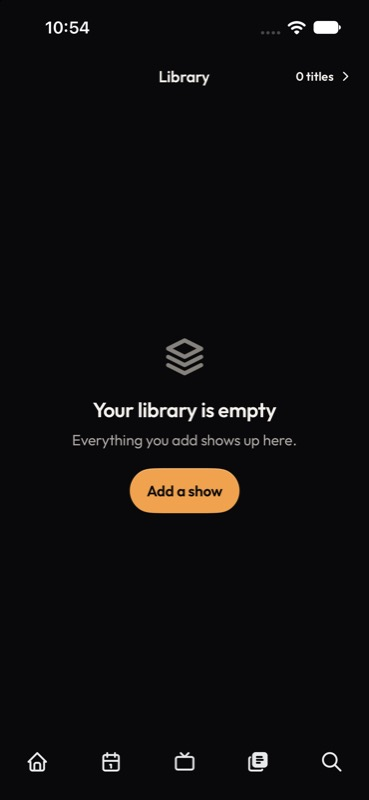
#> input picture design/artwork-2026-10-02/scout/01-library-empty-before.jpg, 369 x 800 px; the run also reads 1 picture not shown here
$ python make-review.py
#> lines starting #> are read from the running program, lines starting #| are printed output that depends on the picture
"""Arrange exact native screenshots for visual review; does not repaint any app UI."""
from pathlib import Path
from PIL import Image, ImageDraw, ImageFont

HERE = Path(__file__).resolve().parent
FONT = "/System/Library/Fonts/Supplemental/Arial.ttf"
REGULAR = ImageFont.truetype(FONT, 19)
SMALL = ImageFont.truetype(FONT, 15)
BOLD = ImageFont.truetype("/System/Library/Fonts/Supplemental/Arial Bold.ttf", 21)

def board(items, columns, width, name):
    shot_h = round(width * 800 / 369)
    gap, header, foot, top = 22, 84, 16, 70
    rows = (len(items) + columns - 1) // columns
    canvas = Image.new("RGB", (gap + columns * (width + gap), top + rows * (header + shot_h + foot)), "#171719")
    draw = ImageDraw.Draw(canvas)
    draw.text((gap, 22), name, font=BOLD, fill="#F5F2EA")
    for i, (file, title, note) in enumerate(items):
        x = gap + (i % columns) * (width + gap)
        y = top + (i // columns) * (header + shot_h + foot)
        draw.text((x, y), title, font=REGULAR, fill="#F5F2EA")
        draw.text((x, y + 29), note, font=SMALL, fill="#B5B1AA")
        shot = Image.open(HERE / file)
        shot = shot.resize((width, shot_h), Image.Resampling.LANCZOS)
        canvas.paste(shot, (x, y + header))
    return canvas

board([
    ("01-library-empty-before.jpg", "Before", "Existing empty Library"),
    ("12-library-empty-after.jpg", "After", "Small original illustration"),
], 2, 369, "Previously. — native Library example").save(HERE / "library-before-after.jpg", quality=94)
#> in board, shot is the input picture: PIL image 369x800 RGB; mean R, G, B 15.1, 14, 14.7
#> in board, `canvas.paste(shot, (x, y + header))`:
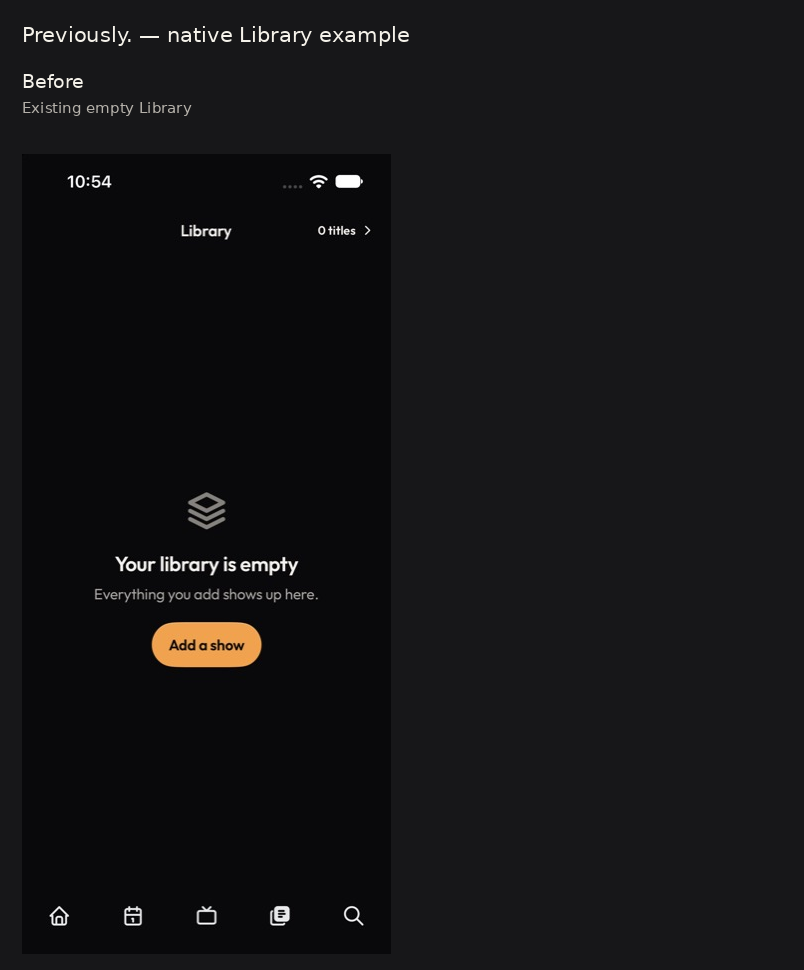
#> canvas: PIL image 804x970 RGB; mean R, G, B 20.6, 20.2, 21.7
#> pass 2 of the loop in board, `for i, (file, title, note) in enumerate(items):`:
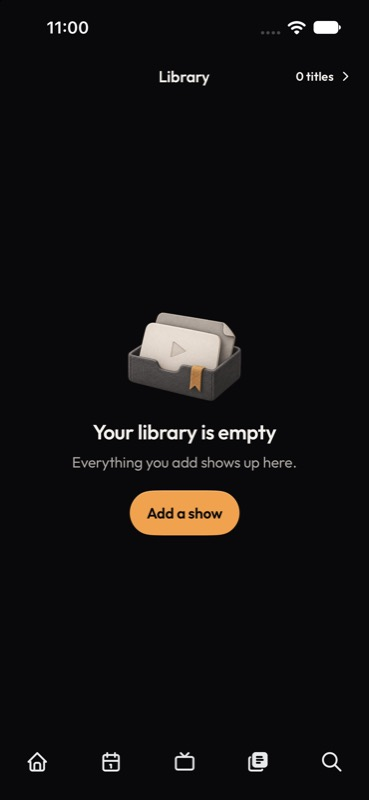
#> input picture design/artwork-2026-10-02/scout/12-library-empty-after.jpg, 369 x 800 px
#> in board, shot is the input picture: PIL image 369x800 RGB; mean R, G, B 18.3, 16.9, 17.5

board([
    ("12-library-empty-after.jpg", "Previous direction", "Cream cards and fabric"),
    ("15-library-flap-v2.jpg", "Theme revision", "Graphite split-flap panels"),
], 2, 369, "Previously. — artwork theme revision").save(HERE / "library-theme-v2.jpg", quality=94)
#> call 2 of board, with columns = 2, width = 369, name = 'Previously. — artwork theme revision'
#> in board (call 2), `shot_h = round(width * 800 / 369)`: shot_h = 800
#> in board (call 2), `rows = (len(items) + columns - 1) // columns`: rows = 1
#> in board (call 2), `x = gap + (i % columns) * (width + gap)`: x = 22
#> in board (call 2), `y = top + (i // columns) * (header + shot_h + foot)`: y = 70
#> in board (call 2), `canvas.paste(shot, (x, y + header))`:
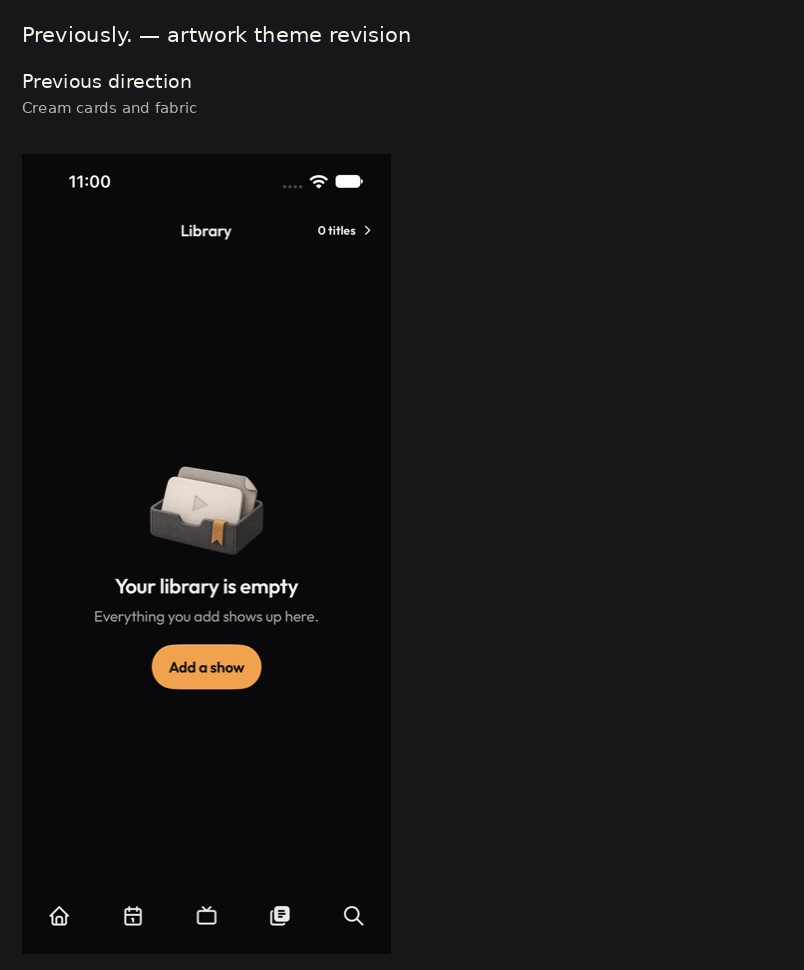
#> canvas: PIL image 804x970 RGB; mean R, G, B 21.9, 21.4, 22.8
#> pass 2 of the loop in board, `for i, (file, title, note) in enumerate(items):`:
#> x = 413

board([
    ("01-library-empty-before.jpg", "Original Library", "Existing stack glyph"),
    ("15-library-flap-v2.jpg", "Current local example", "Small cinema-frame illustration"),
], 2, 369, "Previously. — current native Library example").save(HERE / "library-native-v2.jpg", quality=94)
#> pass 2 of the loop in board, `for i, (file, title, note) in enumerate(items):`:

board([
    ("01-library-empty-before.jpg", "1. Empty Library", "Best fit — implemented"),
    ("02-schedule-empty-before.jpg", "2. Empty Schedule", "Secondary — small cue only"),
    ("03-home-empty.jpg", "3. Empty Home", "Optional — smaller, quieter"),
    ("04-home-populated.jpg", "4. Home with shows", "Show artwork already fills it"),
    ("05-library-populated.jpg", "5. Library with shows", "Shelves already carry character"),
    ("06-schedule-populated.jpg", "6. Schedule with shows", "Existing hero owns the moment"),
    ("07-feed.jpg", "7. Feed", "Let posts keep attention"),
    ("09-discover.jpg", "8. Discover", "Keep browsing focused"),
    ("08-profile.jpg", "9. Profile", "Own library art is personal"),
    ("10-discover-genres.jpg", "10. Genres", "Existing art already abundant"),
    ("11-show-detail.jpg", "11. Show detail", "Artwork belongs to the show"),
    ("13-library-accessibility.jpg", "12. Larger text", "Simpler layout; art omitted"),
], 3, 260, "Previously. — visual artwork scout").save(HERE / "screen-scout.jpg", quality=94)
#> call 4 of board, with columns = 3, width = 260, name = 'Previously. — visual artwork scout'
#> in board (call 4), `shot_h = round(width * 800 / 369)`: shot_h = 564
#> in board (call 4), `rows = (len(items) + columns - 1) // columns`: rows = 4
#> in board (call 4), `x = gap + (i % columns) * (width + gap)`: x = 22
#> in board (call 4), `canvas.paste(shot, (x, y + header))`:
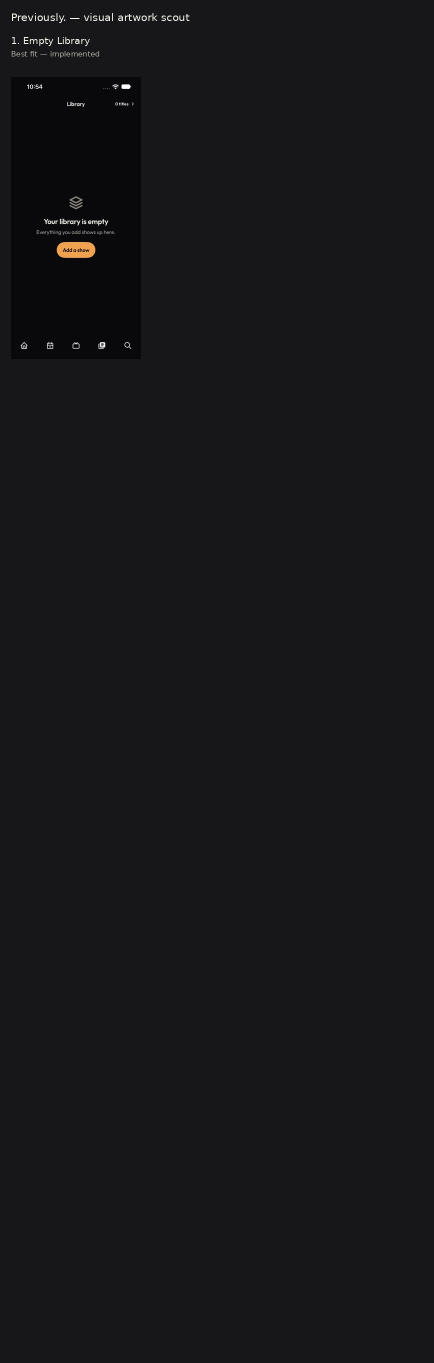
#> canvas: PIL image 868x2726 RGB (shown at 1/2 size); mean R, G, B 22.7, 22.7, 24.6
#> pass 2 of the loop in board, `for i, (file, title, note) in enumerate(items):`:
#> x = 304
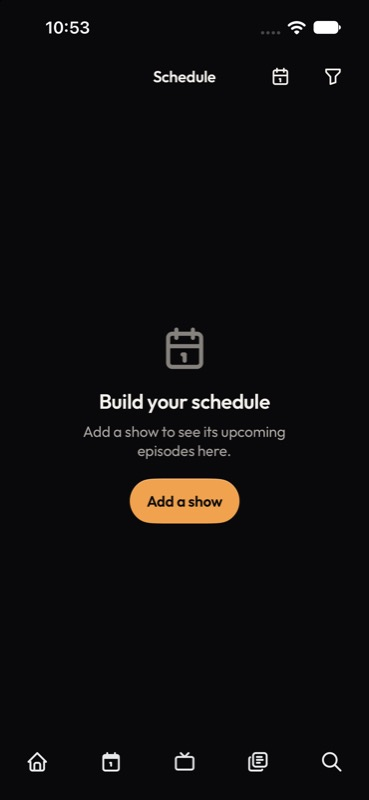
#> input picture design/artwork-2026-10-02/scout/02-schedule-empty-before.jpg, 369 x 800 px
#> in board, shot is the input picture: PIL image 369x800 RGB; mean R, G, B 15.4, 14.2, 15
#> shot: PIL image 260x564 RGB
#> in board (call 4), `canvas.paste(shot, (x, y + header))`:
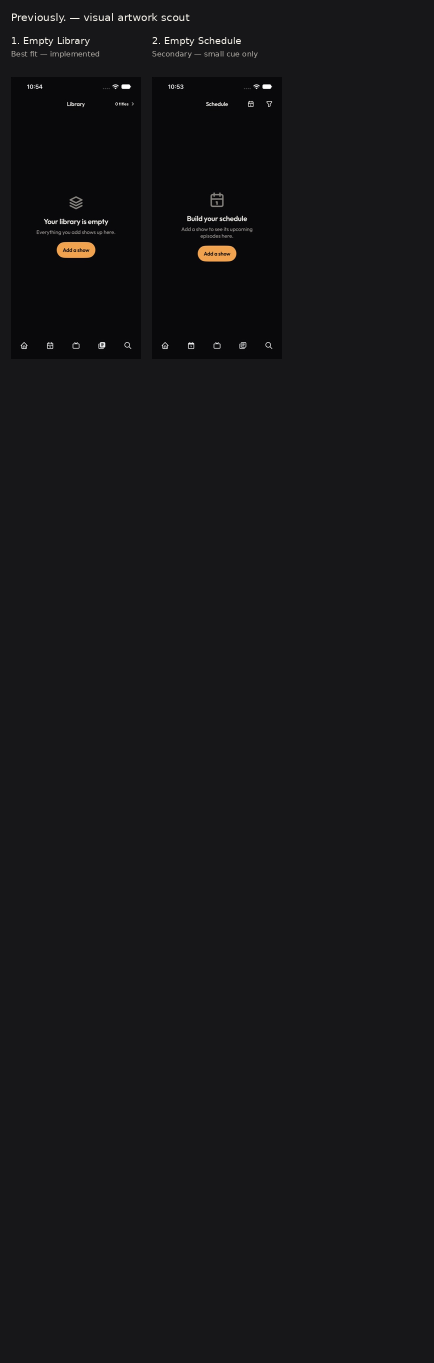
#> canvas: PIL image 868x2726 RGB (shown at 1/2 size); mean R, G, B 22.4, 22.2, 24
#> pass 3 of the loop in board, `for i, (file, title, note) in enumerate(items):`:
#> x = 586
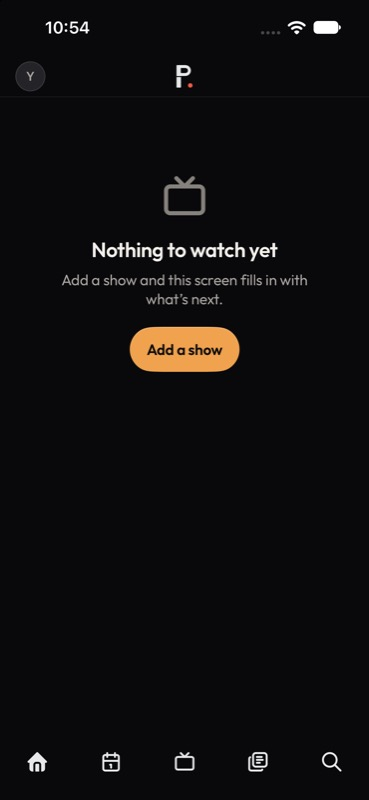
#> input picture design/artwork-2026-10-02/scout/03-home-empty.jpg, 369 x 800 px
#> in board, shot is the input picture: PIL image 369x800 RGB; mean R, G, B 15.3, 14.1, 14.9
#> shot: PIL image 260x564 RGB
#> in board (call 4), `canvas.paste(shot, (x, y + header))`:
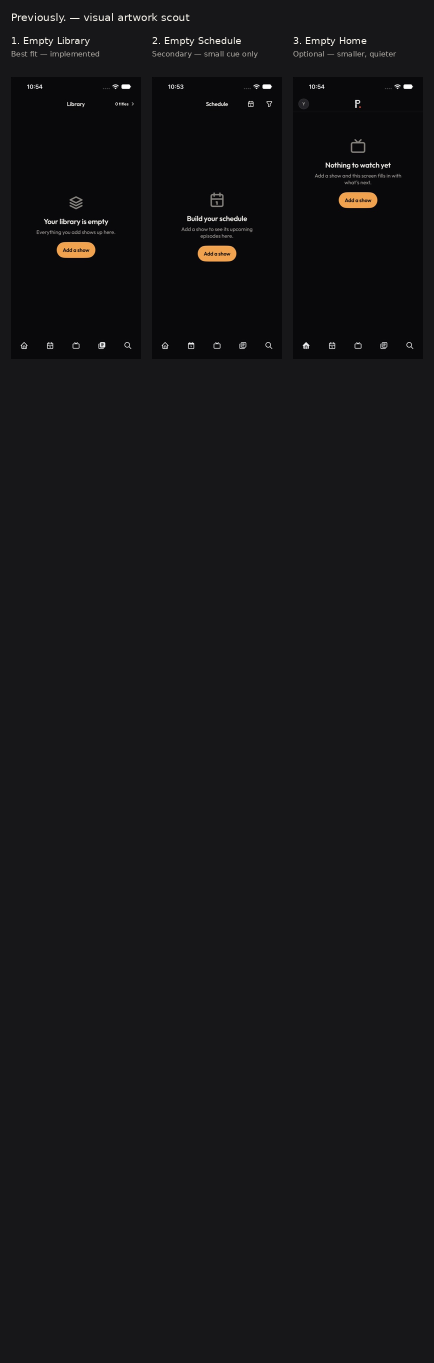
#> canvas: PIL image 868x2726 RGB (shown at 1/2 size); mean R, G, B 22, 21.8, 23.5
#> the loop made 5 passes; the first 3 are shown
#> (the run stopped early here; a loop or call above may not have finished)
